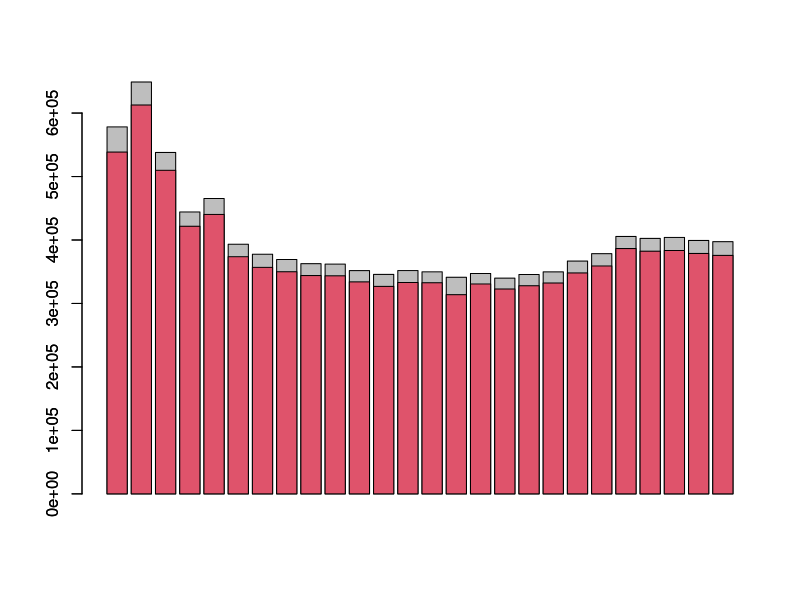

Here is the R script that generated this plot:
#12077.statistik_R (barghoorn)
#20220218(17.38)
#20220219(23.00)
#lebendgeburten tabelle destatis:
"https://www-genesis.destatis.de/genesis/online?sequenz=tabelleErgebnis&selectionname=12612-0002#abreadcrumb"
#try for API fetch tables
#destatis webservices: https://www-genesis.destatis.de/genesis/online?Menu=Webservice#abreadcrumb
library(readr)
library(stringi)
library(readxl)

#import local destatis credentials
#destatis_cred <- read_csv("/Nextcloud/UNI/21S/SPUND/R/destatis_cred.csv")

src<-"https://www-genesis.destatis.de/genesisWS/rest/2020/find/find?username=IHRE_KENNUNG&password=IHR_PASSWORT&term=Lebendgeburten&category=all&language=de"
src<-"https://www-genesis.destatis.de/genesisWS/web/ExportService_2010?method=AuspraegungInformation&kennung=IHRE_KENNUNG&passwort=IHR_PASSWORT&name=ARBEITSLOS09&bereich=Alle&sprache=de"
src<-"https://www- 
  genesis.destatis.de/genesisWS/rest/2020/data/tablefile?username=IHRE_KENNUNG&password=IHR_PASSWORT&selectionname=12612-0002&format=csv&language=de"
src<-"https://www-genesis.destatis.de/genesisWS/web/ExportService_2010?method=DatenAufbau&username=IHRE_KENNUNG&password=IHR_PASSWORT&namen=11111KE001&bereich=Alle&sprache=de"
src<-"https://www-genesis.destatis.de/genesisWS/web/ExportService_2010?method=DatenExport&kennung=IHRE_KENNUNG&password=IHR_PASSWORT&namen=11111KE001&bereich=Alle&format=csv&werte=true&metadaten=false&zusatz=false&startjahr=&endjahr=&zeitscheiben=1&inhalte=&regionalmerkmal=&regionalschluessel=&sachmerkmal=GES&sachschluessel=GESW&sachmerkmal2=NAT&sachschluessel2=NATA&sachmerkmal3=&sachschluessel3=&stand=01.01.1900&sprache=de"
src<-"https://www-genesis.destatis.de/genesisWS/web/DownloadService_2010?method=TabellenDownload&kennung=IHRE_KENNUNG&password=IHR_PASSWORT&name=12411-0002&bereich=Alle&format=csv&komprimieren=false&transponieren=false&startjahr=1995&endjahr=2000&zeitscheiben=&regionalmerkmal=&regionalschluessel=&sachmerkmal=&sachschluessel=&sachmerkmal2=&sachschluessel2=&sachmerkmal3=&sachschluessel3=&auftrag=false&stand=&sprache=de"
src<-"https://www-genesis.destatis.de/genesisWS/web/ExportService_2010?method=DatenExport&kennung=IHRE_KENNUNG&password=IHR_PASSWORT&namen=21311BS003&bereich=Alle&format=csv&werte=true&metadaten=false&zusatz=false&startjahr=&endjahr=&zeitscheiben=1&inhalte=&regionalmerkmal=&regionalschluessel=&sachmerkmal=GES&sachschluessel=GESW&sachmerkmal2=NAT&sachschluessel2=NATA&sachmerkmal3=&sachschluessel3=&stand=01.01.1900&sprache=de"
src<-"https://www-genesis.destatis.de/genesisWS/web/ExportService_2010?method=DatenExport&username=IHRE_KENNUNG&password=IHR_PASSWORT&term=berufsgruppen&bereich=Alle&format=csv&werte=true&&sprache=de"
src<-"https://www-genesis.destatis.de/genesisWS/rest/2020/find/find?username=IHRE_KENNUNG&password=IHR_PASSWORT&term=Berufsgruppen&category=all&language=de"
src<-"https://www-genesis.destatis.de/genesisWS/web/ExportService_2010?method=DatenExport&kennung=IHRE_KENNUNG&password=IHR_PASSWORT&name=12612-0002&bereich=Meine&format=csv&werte=true&&sprache=de"
src<-"https://www-genesis.destatis.de/genesisWS/web/ExportService_2010?method=AuspraegungInformation&kennung=IHRE_KENNUNG&password=IHR_PASSWORT&name=ARBEITSLOS09&bereich=Alle&sprache=de"
src<-"https://www-genesis.destatis.de/genesisWS/web/ExportService_2010?method=AuspraegungInformation&kennung=IHRE_KENNUNG&password=IHR_PASSWORT&name=12612-0002&bereich=Alle&sprache=de"

# stri_detect(src,regex="IHRE_KENNUNG")
# stri_detect(src,regex="IHR_PASSWORT")
# #substitute kennung, pwd in request 
# stri_replace(src,destatis_cred$kennung,regex = "IHRE_KENNUNG")
# stri_replace(src,destatis_cred$pwd,regex = "IHR_PASSWORT")
# 
# #dt1<-eval(parse(src))
# dt2<-read.csv2(src)
# dt3<-read_xml(src)

#i give this one up. i manage no api fetch...
#work with static files
#import destatis dataset:
ns<-c(1:4,"year",6:12,"gender",14:15,"month","month_nm","all")
xcpt1 <- read.csv2("12612-0002_flatcpt.csv",sep = ";",col.names = ns, na="0")

#fuck sonderzeichen im datensatz!
stri_detect(xcpt1$gender,regex="\xe4")

geschlecht<-stri_replace(xcpt1$gender,"ae",regex = "\xe4")
monat<-stri_replace(xcpt1$month_nm,"ae",regex = "\xe4")
table2<-replace(xcpt1,13,values = geschlecht)
table3<-replace(table2,17,values = monat)

sumup<-function(df,gnd,jahr){
  yearxm<-subset(df,year==jahr&gender=="maennlich")
  yearxw<-subset(df,year==jahr&gender=="weiblich")
  ifelse(gnd=="m",return(sum(as.double(yearxm$all))),
  ifelse(gnd=="w",return(sum(as.double(yearxw$all))),"specify gender"))
}

c<-c(sumup(table3,"m",2019),sumup(table3,"w",2019))
d<-c(sumup(table3,"m",2020),sumup(table3,"w",2020))

ns<-c("maennlich","weiblich")
sum1920<-rbind("2019"=c,"2020"=d)
colnames(sum1920)<-ns


#import task dataset
geb<-read.csv2("geburten_d.csv")

geb<-rbind(geb,sum1920)
geb
#sum1920


##########

dim(geb)
mode(geb)
attributes(geb)
names(geb)
class(geb)
row.names(geb)
head(geb,3)
gew<-cbind(geb,apply(geb,1,sum))
dim(gew)
head(gew,3)
colnames(gew)[3]<-"all"
head(gew,3)
tabs<-function(x){
  gew<-cbind(x,apply(x,1,sum))
  colnames(gew)[3]<-"all"
  gew
}
mode(tabs)
tabs(geb)->e1
dim(e1)
sum((e1$maennlich))
####
tabs<-function(x) {
  gew<-cbind(x,apply(x,1,sum)) 
  m<-dim(x)                          # dimension(x)
  colnames(gew)[1+m[2]]<-"Gesamt"    # update je nach Spalten-zahl
  return(gew) }

tabss <-function(x) {
  gew<-cbind(x,apply(x,1,sum)) # Spaltensumme verketten
  colnames(gew)[3]<-"Gesamt"
  gew<-rbind(gew,colSums(gew))
  return(gew) }
m<-tabss(geb)
lastrow<-length(m$Gesamt)
(row.names(m)[lastrow]<-"sum")
print(m)

proz<-geb/apply(geb,1,sum)
dim(proz)
print(proz)
####
####
e1<-round(proz,3)
head(round(100*proz,1))
####
proztab <- function(x) {
  s<-apply(x,1,sum)         # Spaltensumme 
  p<-x/s                    # Tabelle / Spaltensumme
  p<-round((100*p),1)      # *100 gerundet auf eine Stelle
  p   
  print(p)# Ergebnis
}
## #hä?: hier (mit margin=1) wird schon die rowsum berechnet
# welchen sinn soll es haben, den prozentsatz eines jahres innerhalb
# von allen jahren zu betrachten? was wären denn 100%? das mean?
####################
proztab_q <- function(x) {
  s<-apply(x,2,sum)         # Spaltensumme
  p<-x/s                    # Tabelle / Spaltensumme
  p<-round((100*p),1)      # *100 gerundet auf eine Stelle
  p
  print(p)# Ergebnis

  }

proztab(geb)
proztab_q(geb)
#print(s)

print(proz_q<-geb/apply(geb,2,sum))
dim(proz_q)

proztab_q <- function(x) {
  s<-apply(x,2,sum/x)         # Spaltensumme
  p<-x/s                    # Tabelle / Spaltensumme
  p<-round((100*s),1)      # *100 gerundet auf eine Stelle
  p
  print(p)# Ergebnis
  
}
####
barplot(geb$maennlich)
barplot(geb$weiblich,col=2,add=TRUE)

